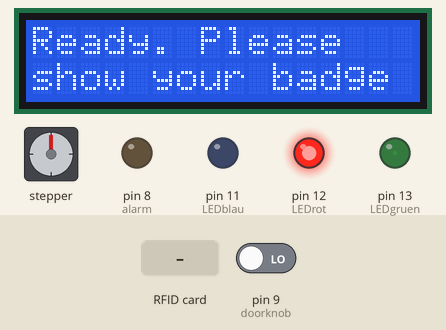
Recording of a sketch running on a simulated Arduino Mega 2560, built with avr-gcc and run on an emulated ATmega2560. Parts: 16×2 character LCD, stepper motor, output pins drawn as LEDs (lit = HIGH). Dashed ring = blinking. The inputs (shaded band) are chosen by the test bench; at power-on: pin 9 (doorknob) LOW. Stepper angles assume 2048 steps per turn; pins used as bus, display or sensor lines are not drawn; what the sketch prints to the serial monitor is not drawn.

Above: at 1.3 s.
1.4 s: pin 9 (doorknob) driven HIGH
At 5.8 s:
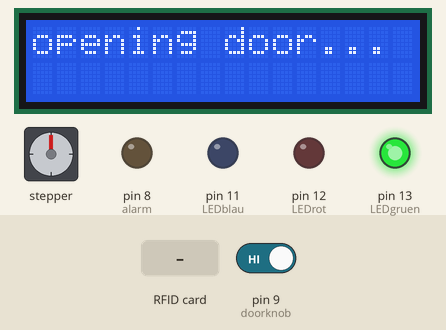
9.2 s: RFID card 5E 7A 19 C4 held to the reader
11.7 s: pin 9 (doorknob) driven LOW
At 12.0 s:
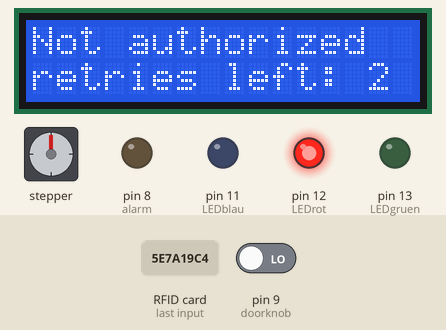
14.7 s: RFID card 5E 7A 19 C4 held to the reader
At 15.3 s:
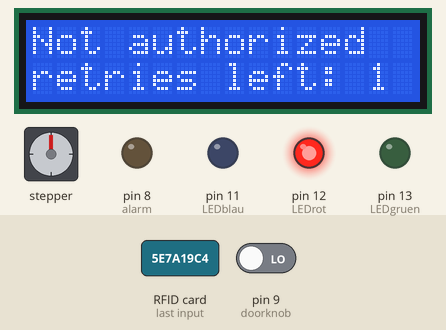
17.7 s: RFID card 5E 7A 19 C4 held to the reader
At 18.0 s:
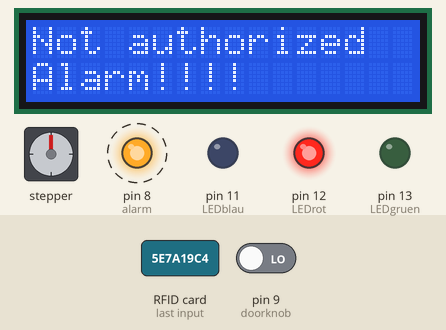
20.2 s: pin 9 (doorknob) driven HIGH
At 20.71 s:
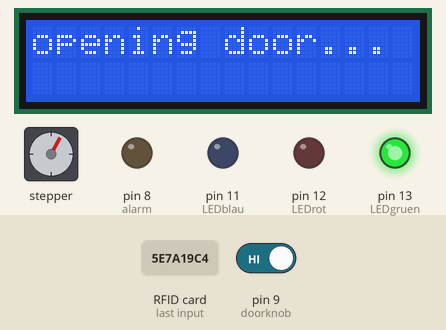
Timing chart, 0 to 24.2 s (numbered marks = the images above; inputs shaded):
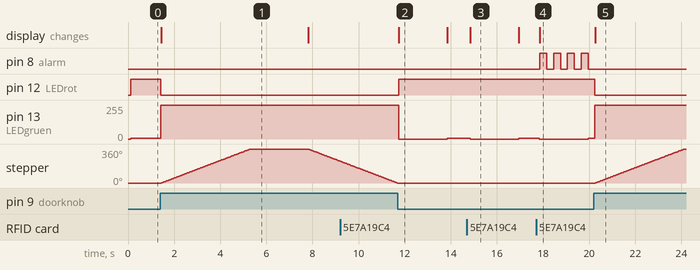

Measured:
- after the input at 1.4 s, pin 12 (LEDrot): HIGH → LOW at once; pin 13 (LEDgruen): 5/255 → 255/255 at once; stepper: turns 360° clockwise in 3.9 s, then 129° counter-clockwise in 1.4 s; the display: changes at once (image 1)
- after the input at 11.7 s, pin 12 (LEDrot): goes on until 11.7 s, then stays HIGH; stepper: stops changing and stays 0°
- after the input at 14.7 s, pin 13 (LEDgruen): 5/255 → 0/255 after 0.14 s, → 5/255 2.1 s later; the display: changes after 0.14 s (image 3)
- after the input at 17.7 s, pin 8 (alarm): alternates HIGH for 0.30 s and LOW for 0.30 s, starting after 0.16 s; pin 13 (LEDgruen): 5/255 → 0/255 after 0.14 s, → 5/255 2.1 s later; the display: changes after 0.16 s (image 4)
- after the input at 20.2 s, pin 12 (LEDrot): HIGH → LOW at once; pin 13 (LEDgruen): 5/255 → 255/255 at once; stepper: keeps turning clockwise at about 93°/s, starting after 0.06 s; the display: changes after 0.06 s (image 5)
- what the display in image 2 shows lasts 2.2 s, from 11.7 s to 13.9 s

The sketch:

rfiddoor.ino
```cpp
int LEDblau   = 11;
int LEDrot    = 12;
int LEDgruen  = 13;

int alarm = 8;

#include <Stepper.h>
int SPMU = 32;
int doorCloseDelay = 2500;
Stepper myStepper(SPMU, 39, 38, 37, 36);

#include <SPI.h>
#include <MFRC522.h>
#define SS_PIN 53
#define RST_PIN 49
MFRC522 mfrc522(SS_PIN, RST_PIN);

#include <LiquidCrystal.h>
LiquidCrystal lcd(7, 6, 5, 4, 3, 2);

// RFID cards
long badgeWhite  = 1383100;
long badgeBlue   = 513100;
long badgeCar    = 2025120;
long badgeSbb    = 2216770;
long badgeFit    = 809320;
long allowedBadges[] = {badgeWhite, badgeCar, badgeSbb};
int  allowedBadgesCount = 3;

int retry = 2;

int doorknob = 9;

void setup() {

  // Setup RGB LED
  pinMode(LEDblau, OUTPUT);
  pinMode(LEDgruen, OUTPUT);
  pinMode(LEDrot, OUTPUT);

  // Setup serial output
  Serial.begin(9600);

  // Setup stepper
  myStepper.setSpeed(1000);

  // Setup RFID
  SPI.begin();
  mfrc522.PCD_Init();

  // Setup LCD
  lcd.begin(16, 2);

  // Setup alarm
  pinMode(alarm, OUTPUT);

  // Setup inner door nop
  pinMode(doorknob, INPUT);
}

void loop() {
  // Ready
  instructionReady();

  // handle doorknob
  if (readDoorknob()) {
    openCloseDoor();
  }

  // handle rfid access
  if (isRfidPresent()) {
    // rfid present
    if (badgeAllowed(getRfidNumber())) {
      // rfid allowed
      instructionSuccess();
      openCloseDoor();
    } else {
      // rfid not allowed
      instructionFail();
    }
  }
}

boolean readDoorknob() {
  Serial.println("DOOR: doorknob");
  return digitalRead(doorknob);
}

void instructionReady() {
  Serial.println("LCD: ready");
  ledOrange();
  lcd.clear();
  lcd.setCursor(0, 0);
  lcd.print("Ready. Please");
  lcd.setCursor(0, 1);
  lcd.print("show your badge");
}

void instructionFail() {
  Serial.println("LCD: failed");
  ledRed();
  lcd.clear();
  lcd.setCursor(0, 0);
  lcd.print("Not authorized");
  lcd.setCursor(0, 1);

  if (retry == 0) {
    // Trigger alarm
    lcd.print("Alarm!!!!");
    makeAlarm();
    resetAlarmCount();
  } else {
    // Show retries
    lcd.print("retries left: ");
    lcd.setCursor(14, 1);
    lcd.print(retry);
    retry = retry - 1;
    delay(2100);
  }
}

void makeAlarm() {
  Serial.println("ALARM: alarm");
  digitalWrite(alarm, HIGH);
  delay(300);
  digitalWrite(alarm, LOW);
  delay(300);
  digitalWrite(alarm, HIGH);
  delay(300);
  digitalWrite(alarm, LOW);
  delay(300);
  digitalWrite(alarm, HIGH);
  delay(300);
  digitalWrite(alarm, LOW);
  delay(300);
  digitalWrite(alarm, HIGH);
  delay(300);
  digitalWrite(alarm, LOW);
}

void resetAlarmCount() {
  retry = 2;
}

void instructionSuccess() {
  Serial.println("LCD: success");
  ledGreen();
  lcd.clear();
  lcd.setCursor(0, 0);
  lcd.print("Welcome badge");
  lcd.setCursor(0, 1);
  lcd.print(getRfidNumber());
  resetAlarmCount();
  delay(1000);
}

boolean badgeAllowed(long badgeId) {
  for (int count = 0; count < allowedBadgesCount; count++) {
    if (badgeId == allowedBadges[count]) {
      Serial.print("PERMISSION: badge allowed ");
      Serial.println(badgeId);
      return true;
    }
  }
  Serial.print("PERMISSION: badge not allowed ");
  Serial.println(badgeId);
  return false;
}

boolean isRfidPresent() {
  if ( ! mfrc522.PICC_IsNewCardPresent()) {
    return false;
  }
  if ( ! mfrc522.PICC_ReadCardSerial()) {
    return false;
  }
  Serial.println("RFID: badge detected");
  return true;
}

long getRfidNumber() {
  long code=0;

  for (byte i = 0; i < mfrc522.uid.size; i++) {
    code=((code+mfrc522.uid.uidByte[i])*10);
  }
  Serial.print("RFID: badge number ");
  Serial.println(code);
  return code;
}

void openCloseDoor() {
  ledGreen();
  openDoor();
  delay(doorCloseDelay);
  closeDoor();
}

void openDoor() {
  Serial.println("DOOR: open");
  instructionOpenDoor();
  myStepper.step(2048);
}

void instructionOpenDoor() {
  lcd.setCursor(0, 0);
  lcd.clear();
  lcd.print("opening door...");
}

void closeDoor() {
  Serial.println("DOOR: close");
  instructionCloseDoor();
  myStepper.step(-2048);
}

void instructionCloseDoor() {
  lcd.setCursor(0, 0);
  lcd.clear();
  lcd.print("closing door...");
}

void ledGreen() {
  Serial.println("LED: Green");
  analogWrite(LEDrot, 0);
  analogWrite(LEDgruen, 255);
  analogWrite(LEDblau, 0);
}

void ledRed() {
  Serial.println("LED: Red");
  analogWrite(LEDrot, 255);
  analogWrite(LEDgruen, 0);
  analogWrite(LEDblau, 0);
}

void ledOrange() {
  Serial.println("LED: Orange");
  analogWrite(LEDrot, 255);
  analogWrite(LEDgruen, 5);
  analogWrite(LEDblau, 0);
}
```
